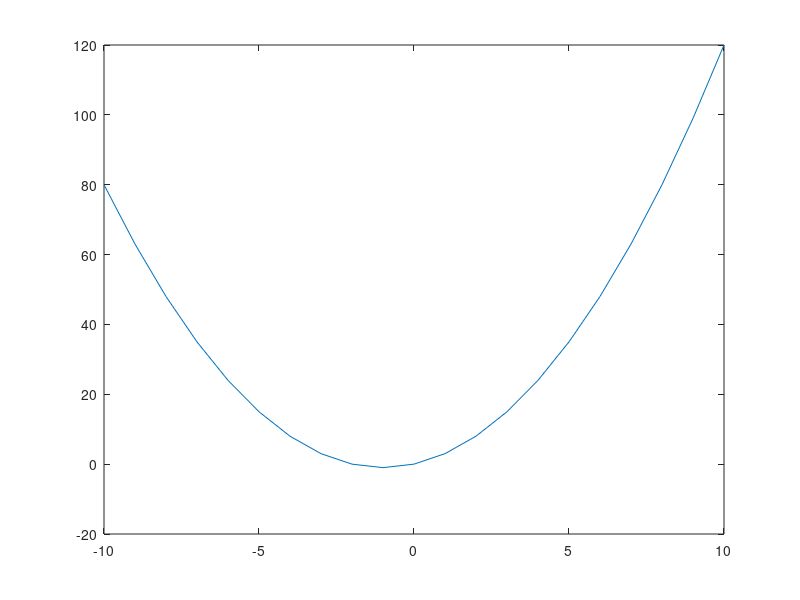

The MATLAB script that drew this image:
clear
clc

% Membuat Array dengan Increment
a = 0 : 10  % artinya a isinya 0 1 2 3 4 5 6 7 8 9 10

% dengan perubahan Stepnya
b = 0 : 0.5 : 10 % atau 
c = 0 :  .5 : 10 % Sama Saja

% Contoh Soal
% Misalkan y = x^2 + 2x
% Misalkan x = -10;10 

% For loop untuk contoh soal diatas

x = -10:10;
y = [];

for i = 1 : length(x)
  y(i) = x(i)^2 + 2*x(i);
end

plot (x,y)
